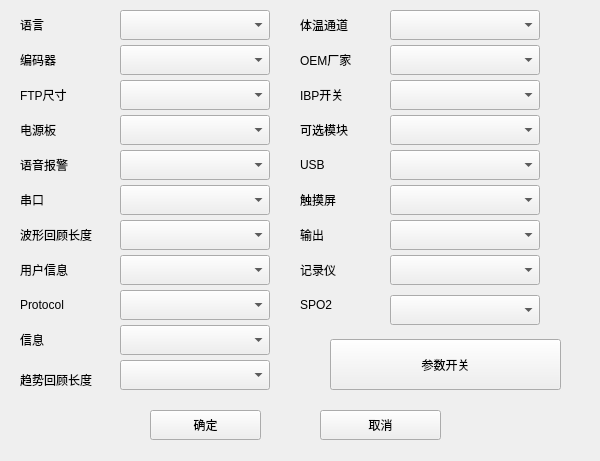
<?xml version="1.0" encoding="UTF-8"?>
<ui version="4.0">
 <class>Form_serv_usr_config</class>
 <widget class="QWidget" name="Form_serv_usr_config">
  <property name="geometry">
   <rect>
    <x>0</x>
    <y>0</y>
    <width>600</width>
    <height>461</height>
   </rect>
  </property>
  <property name="windowTitle">
   <string>用户配置</string>
  </property>
  <widget class="QLabel" name="label">
   <property name="geometry">
    <rect>
     <x>20</x>
     <y>15</y>
     <width>41</width>
     <height>20</height>
    </rect>
   </property>
   <property name="text">
    <string>语言</string>
   </property>
  </widget>
  <widget class="QLabel" name="label_2">
   <property name="geometry">
    <rect>
     <x>20</x>
     <y>50</y>
     <width>51</width>
     <height>20</height>
    </rect>
   </property>
   <property name="text">
    <string>编码器</string>
   </property>
  </widget>
  <widget class="QLabel" name="label_3">
   <property name="geometry">
    <rect>
     <x>20</x>
     <y>85</y>
     <width>61</width>
     <height>20</height>
    </rect>
   </property>
   <property name="text">
    <string>FTP尺寸</string>
   </property>
  </widget>
  <widget class="QLabel" name="label_4">
   <property name="geometry">
    <rect>
     <x>20</x>
     <y>120</y>
     <width>61</width>
     <height>20</height>
    </rect>
   </property>
   <property name="text">
    <string>电源板</string>
   </property>
  </widget>
  <widget class="QLabel" name="label_5">
   <property name="geometry">
    <rect>
     <x>20</x>
     <y>155</y>
     <width>71</width>
     <height>20</height>
    </rect>
   </property>
   <property name="text">
    <string>语音报警</string>
   </property>
  </widget>
  <widget class="QLabel" name="label_6">
   <property name="geometry">
    <rect>
     <x>20</x>
     <y>190</y>
     <width>71</width>
     <height>20</height>
    </rect>
   </property>
   <property name="text">
    <string>串口</string>
   </property>
  </widget>
  <widget class="QLabel" name="label_7">
   <property name="geometry">
    <rect>
     <x>20</x>
     <y>225</y>
     <width>95</width>
     <height>20</height>
    </rect>
   </property>
   <property name="text">
    <string>波形回顾长度</string>
   </property>
  </widget>
  <widget class="QLabel" name="label_8">
   <property name="geometry">
    <rect>
     <x>20</x>
     <y>260</y>
     <width>91</width>
     <height>20</height>
    </rect>
   </property>
   <property name="text">
    <string>用户信息</string>
   </property>
  </widget>
  <widget class="QLabel" name="label_9">
   <property name="geometry">
    <rect>
     <x>20</x>
     <y>295</y>
     <width>91</width>
     <height>20</height>
    </rect>
   </property>
   <property name="text">
    <string>Protocol</string>
   </property>
  </widget>
  <widget class="QLabel" name="label_10">
   <property name="geometry">
    <rect>
     <x>20</x>
     <y>330</y>
     <width>101</width>
     <height>20</height>
    </rect>
   </property>
   <property name="text">
    <string>信息</string>
   </property>
  </widget>
  <widget class="QLabel" name="label_11">
   <property name="geometry">
    <rect>
     <x>20</x>
     <y>370</y>
     <width>95</width>
     <height>20</height>
    </rect>
   </property>
   <property name="text">
    <string>趋势回顾长度</string>
   </property>
  </widget>
  <widget class="QLabel" name="label_12">
   <property name="geometry">
    <rect>
     <x>300</x>
     <y>15</y>
     <width>71</width>
     <height>20</height>
    </rect>
   </property>
   <property name="text">
    <string>体温通道</string>
   </property>
  </widget>
  <widget class="QLabel" name="label_13">
   <property name="geometry">
    <rect>
     <x>300</x>
     <y>50</y>
     <width>71</width>
     <height>20</height>
    </rect>
   </property>
   <property name="text">
    <string>OEM厂家</string>
   </property>
  </widget>
  <widget class="QLabel" name="label_14">
   <property name="geometry">
    <rect>
     <x>300</x>
     <y>85</y>
     <width>71</width>
     <height>20</height>
    </rect>
   </property>
   <property name="text">
    <string>IBP开关</string>
   </property>
  </widget>
  <widget class="QLabel" name="label_15">
   <property name="geometry">
    <rect>
     <x>300</x>
     <y>120</y>
     <width>71</width>
     <height>20</height>
    </rect>
   </property>
   <property name="text">
    <string>可选模块</string>
   </property>
  </widget>
  <widget class="QLabel" name="label_16">
   <property name="geometry">
    <rect>
     <x>300</x>
     <y>155</y>
     <width>71</width>
     <height>20</height>
    </rect>
   </property>
   <property name="text">
    <string>USB</string>
   </property>
  </widget>
  <widget class="QLabel" name="label_17">
   <property name="geometry">
    <rect>
     <x>300</x>
     <y>190</y>
     <width>71</width>
     <height>20</height>
    </rect>
   </property>
   <property name="text">
    <string>触摸屏</string>
   </property>
  </widget>
  <widget class="QLabel" name="label_18">
   <property name="geometry">
    <rect>
     <x>300</x>
     <y>225</y>
     <width>71</width>
     <height>20</height>
    </rect>
   </property>
   <property name="text">
    <string>输出</string>
   </property>
  </widget>
  <widget class="QLabel" name="label_19">
   <property name="geometry">
    <rect>
     <x>300</x>
     <y>260</y>
     <width>71</width>
     <height>20</height>
    </rect>
   </property>
   <property name="text">
    <string>记录仪 </string>
   </property>
  </widget>
  <widget class="QLabel" name="label_20">
   <property name="geometry">
    <rect>
     <x>300</x>
     <y>295</y>
     <width>51</width>
     <height>20</height>
    </rect>
   </property>
   <property name="text">
    <string>SPO2</string>
   </property>
  </widget>
  <widget class="QPushButton" name="pushButton_2">
   <property name="geometry">
    <rect>
     <x>320</x>
     <y>410</y>
     <width>121</width>
     <height>30</height>
    </rect>
   </property>
   <property name="text">
    <string>取消</string>
   </property>
  </widget>
  <widget class="QPushButton" name="pushButton">
   <property name="geometry">
    <rect>
     <x>150</x>
     <y>410</y>
     <width>111</width>
     <height>30</height>
    </rect>
   </property>
   <property name="text">
    <string>确定</string>
   </property>
  </widget>
  <widget class="QPushButton" name="pushButton_3">
   <property name="geometry">
    <rect>
     <x>330</x>
     <y>339</y>
     <width>231</width>
     <height>51</height>
    </rect>
   </property>
   <property name="text">
    <string>参数开关</string>
   </property>
  </widget>
  <widget class="QComboBox" name="comboBox">
   <property name="geometry">
    <rect>
     <x>120</x>
     <y>10</y>
     <width>150</width>
     <height>30</height>
    </rect>
   </property>
   <property name="maxVisibleItems">
    <number>2</number>
   </property>
  </widget>
  <widget class="QComboBox" name="comboBox_2">
   <property name="geometry">
    <rect>
     <x>120</x>
     <y>45</y>
     <width>150</width>
     <height>30</height>
    </rect>
   </property>
   <property name="maxVisibleItems">
    <number>3</number>
   </property>
  </widget>
  <widget class="QComboBox" name="comboBox_3">
   <property name="geometry">
    <rect>
     <x>120</x>
     <y>80</y>
     <width>150</width>
     <height>30</height>
    </rect>
   </property>
   <property name="maxVisibleItems">
    <number>4</number>
   </property>
  </widget>
  <widget class="QComboBox" name="comboBox_4">
   <property name="geometry">
    <rect>
     <x>120</x>
     <y>185</y>
     <width>150</width>
     <height>30</height>
    </rect>
   </property>
   <property name="maxVisibleItems">
    <number>4</number>
   </property>
  </widget>
  <widget class="QComboBox" name="comboBox_5">
   <property name="geometry">
    <rect>
     <x>120</x>
     <y>115</y>
     <width>150</width>
     <height>30</height>
    </rect>
   </property>
   <property name="maxVisibleItems">
    <number>5</number>
   </property>
  </widget>
  <widget class="QComboBox" name="comboBox_6">
   <property name="geometry">
    <rect>
     <x>120</x>
     <y>150</y>
     <width>150</width>
     <height>30</height>
    </rect>
   </property>
   <property name="maxVisibleItems">
    <number>2</number>
   </property>
  </widget>
  <widget class="QComboBox" name="comboBox_7">
   <property name="geometry">
    <rect>
     <x>120</x>
     <y>325</y>
     <width>150</width>
     <height>30</height>
    </rect>
   </property>
   <property name="maxVisibleItems">
    <number>2</number>
   </property>
  </widget>
  <widget class="QComboBox" name="comboBox_8">
   <property name="geometry">
    <rect>
     <x>120</x>
     <y>255</y>
     <width>150</width>
     <height>30</height>
    </rect>
   </property>
   <property name="maxVisibleItems">
    <number>4</number>
   </property>
  </widget>
  <widget class="QComboBox" name="comboBox_10">
   <property name="geometry">
    <rect>
     <x>120</x>
     <y>290</y>
     <width>150</width>
     <height>30</height>
    </rect>
   </property>
   <property name="maxVisibleItems">
    <number>3</number>
   </property>
  </widget>
  <widget class="QComboBox" name="comboBox_11">
   <property name="geometry">
    <rect>
     <x>120</x>
     <y>220</y>
     <width>150</width>
     <height>30</height>
    </rect>
   </property>
   <property name="maxVisibleItems">
    <number>8</number>
   </property>
  </widget>
  <widget class="QComboBox" name="comboBox_12">
   <property name="geometry">
    <rect>
     <x>390</x>
     <y>220</y>
     <width>150</width>
     <height>30</height>
    </rect>
   </property>
   <property name="maxVisibleItems">
    <number>2</number>
   </property>
  </widget>
  <widget class="QComboBox" name="comboBox_9">
   <property name="geometry">
    <rect>
     <x>390</x>
     <y>80</y>
     <width>150</width>
     <height>30</height>
    </rect>
   </property>
   <property name="maxVisibleItems">
    <number>2</number>
   </property>
  </widget>
  <widget class="QComboBox" name="comboBox_13">
   <property name="geometry">
    <rect>
     <x>390</x>
     <y>10</y>
     <width>150</width>
     <height>30</height>
    </rect>
   </property>
   <property name="maxVisibleItems">
    <number>2</number>
   </property>
  </widget>
  <widget class="QComboBox" name="comboBox_14">
   <property name="geometry">
    <rect>
     <x>390</x>
     <y>185</y>
     <width>150</width>
     <height>30</height>
    </rect>
   </property>
   <property name="maxVisibleItems">
    <number>2</number>
   </property>
  </widget>
  <widget class="QComboBox" name="comboBox_15">
   <property name="geometry">
    <rect>
     <x>390</x>
     <y>150</y>
     <width>150</width>
     <height>30</height>
    </rect>
   </property>
   <property name="maxVisibleItems">
    <number>2</number>
   </property>
  </widget>
  <widget class="QComboBox" name="comboBox_16">
   <property name="geometry">
    <rect>
     <x>390</x>
     <y>295</y>
     <width>150</width>
     <height>30</height>
    </rect>
   </property>
   <property name="maxVisibleItems">
    <number>2</number>
   </property>
  </widget>
  <widget class="QComboBox" name="comboBox_18">
   <property name="geometry">
    <rect>
     <x>390</x>
     <y>255</y>
     <width>150</width>
     <height>30</height>
    </rect>
   </property>
   <property name="maxVisibleItems">
    <number>2</number>
   </property>
  </widget>
  <widget class="QComboBox" name="comboBox_19">
   <property name="geometry">
    <rect>
     <x>390</x>
     <y>115</y>
     <width>150</width>
     <height>30</height>
    </rect>
   </property>
   <property name="maxVisibleItems">
    <number>2</number>
   </property>
  </widget>
  <widget class="QComboBox" name="comboBox_20">
   <property name="geometry">
    <rect>
     <x>390</x>
     <y>45</y>
     <width>150</width>
     <height>30</height>
    </rect>
   </property>
   <property name="maxVisibleItems">
    <number>2</number>
   </property>
  </widget>
  <widget class="QComboBox" name="comboBox_17">
   <property name="geometry">
    <rect>
     <x>120</x>
     <y>360</y>
     <width>150</width>
     <height>30</height>
    </rect>
   </property>
   <property name="maxVisibleItems">
    <number>6</number>
   </property>
  </widget>
 </widget>
 <resources/>
 <connections/>
</ui>
